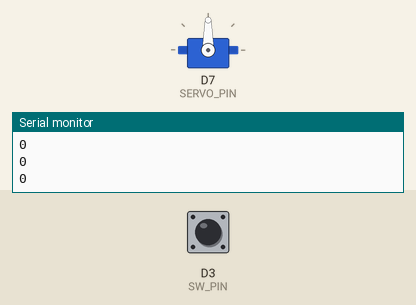
Bench run of a sketch on a simulated ESP8266 (NodeMCU). On the bench: servo, the last lines printed to the serial monitor. The test bench sets the inputs (shaded band); at power-on: D3 (SW_PIN) HIGH.

Above: at 1.2 s.
1.3 s: D3 (SW_PIN) pulled LOW for 0.15 s
At 1.8 s:
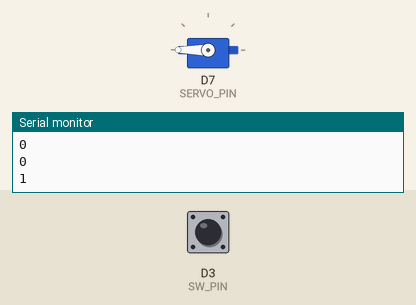
4.0 s: D3 (SW_PIN) pulled LOW for 3.2 s
At 8.8 s:
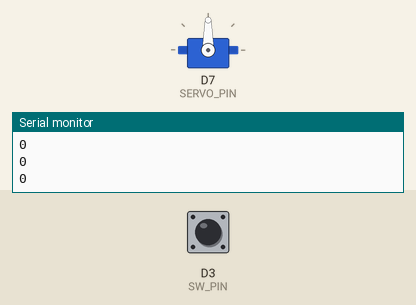
Timing chart, 0 to 10.3 s (numbered marks = the images above; inputs shaded):
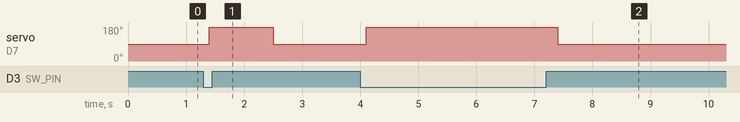

Measured:
- after the input at 1.3 s, servo on D7 (SERVO_PIN): 90° → 180° after 0.10 s, → 90° 1.1 s later
- after the input at 4.0 s, servo on D7 (SERVO_PIN): 90° → 180° after 0.10 s, → 90° 3.3 s later

The sketch:

doorlock.ino
```cpp
#include <Servo.h>

Servo myservo;
int lock_unlock = 0;

#define SERVO_PIN D7
#define SW_PIN D3

void setup() {
  Serial.begin(9600);
  pinMode(SW_PIN, INPUT_PULLUP);
  pinMode(SERVO_PIN, OUTPUT);
  myservo.attach(SERVO_PIN);
  myservo.write(90);


}

void loop() {
  bool valSW = !digitalRead(SW_PIN);

  Serial.println(valSW);

  delay(100);
  if (valSW == 1) {
    lock_unlock = 1;
  }
  else {
    lock_unlock = 0;
  }

  if(lock_unlock == 1){

    myservo.write(180);

    delay(1000);
  }
  else {
    myservo.write(90);
  }
}
```
